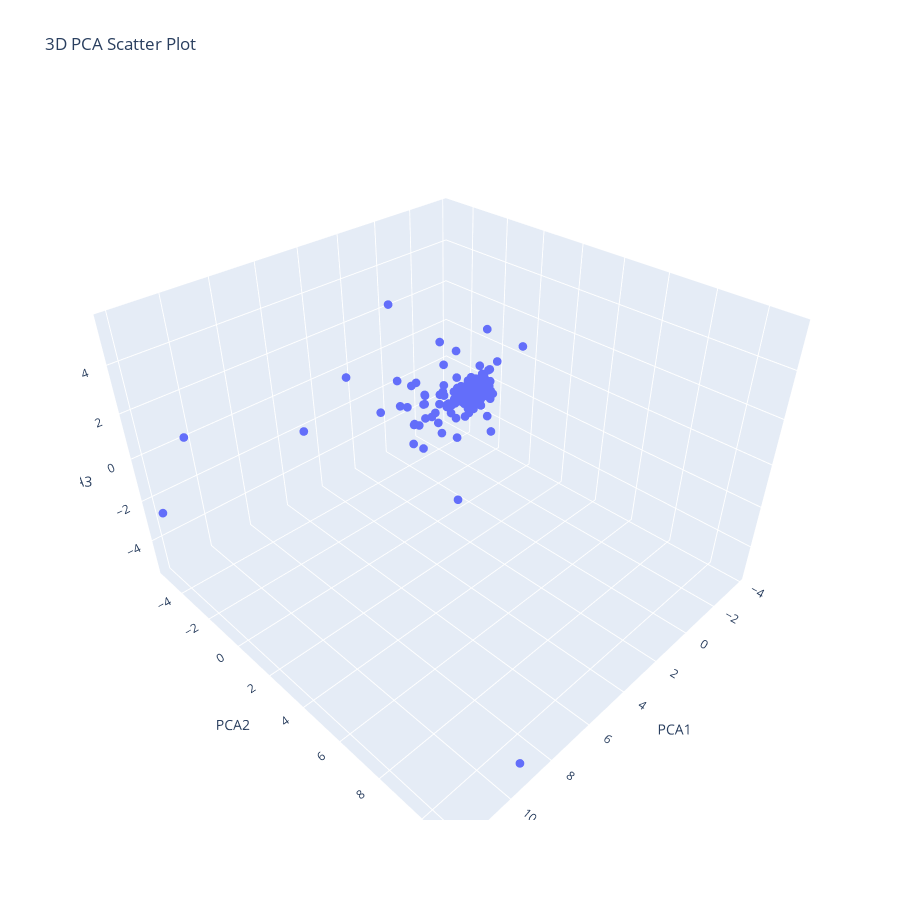

This figure's notebook cell:
### Markdown cell above
# PCA

### Code cell
from sklearn.decomposition import PCA
import plotly.express as px

scaler = StandardScaler()
df[features] = scaler.fit_transform(df[features])

pca = PCA(n_components=3)
X_pca = pca.fit_transform(df[features])
df["PCA1"], df["PCA2"], df["PCA3"] = X_pca[:, 0], X_pca[:, 1], X_pca[:, 2]

print("Explained Variance Ratio:", pca.explained_variance_ratio_)

# 3D PCA Visualization with hover labels, smaller dots, and larger plot
fig = px.scatter_3d(
    df,
    x="PCA1",
    y="PCA2",
    z="PCA3",
    hover_name="name",
    title="3D PCA Scatter Plot",
    size_max=5,
)
fig.update_traces(marker=dict(size=3))
fig.update_layout(width=plot_size[0]*plotly_conv, height=plot_size[1]*plotly_conv)
fig.show()

### Figure 1 — Plotly figure (JSON) as saved in the notebook; plotly's stock layout.template omitted (floating-point values rounded to 4 significant figures; data arrays with more than 128 entries replaced by an {"elided": "..."} marker saying what was removed)
{"data": [{"hovertemplate": "<b>%{hovertext}</b><br><br>PCA1=%{x}<br>PCA2=%{y}<br>PCA3=%{z}<extra></extra>", "hovertext": {"elided": "323 str values"}, "legendgroup": "", "marker": {"color": "#636efa", "size": 3, "symbol": "circle"}, "mode": "markers", "name": "", "scene": "scene", "showlegend": false, "type": "scatter3d", "x": {"elided": "323 float values"}, "y": {"elided": "323 float values"}, "z": {"elided": "323 float values"}}], "layout": {"height": 900, "legend": {"tracegroupgap": 0}, "scene": {"domain": {"x": [0, 1], "y": [0, 1]}, "xaxis": {"title": {"text": "PCA1"}}, "yaxis": {"title": {"text": "PCA2"}}, "zaxis": {"title": {"text": "PCA3"}}}, "title": {"text": "3D PCA Scatter Plot"}, "width": 900}}
